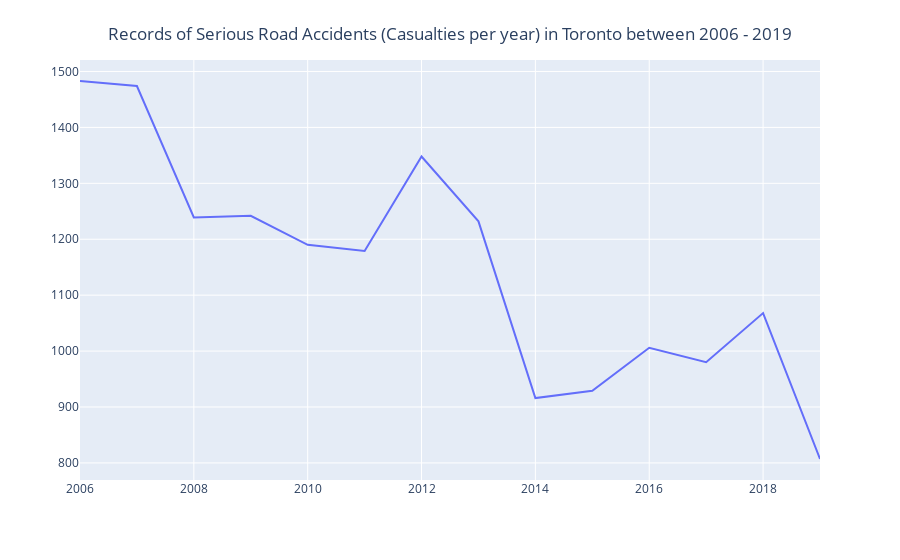

The cell this chart's notebook holds for it:
### Markdown cell above
### 1a. What is the rate of road accidents (i.e. the number of casualties) in Toronto between 2006 - 2019?
### 1b. What is the rate of the road accidents based on different Toronto Regions?

### Code cell
ACCNUM = df_clean.groupby('year')['Index_'].nunique()
#ACCNUM = df_clean['ACCNUM'].value_counts()
fig = px.line(df_clean, x = year, y = ACCNUM, labels={'x':'','y':''})
fig.update_layout(
    title={
        'text': "Records of Serious Road Accidents (Casualties per year) in Toronto between 2006 - 2019",
        'y':0.95,
        'x':0.5,
        'xanchor': 'center',
        'yanchor': 'top'})
fig.show()

### Figure 1 — Plotly figure (JSON) as saved in the notebook; plotly's stock layout.template omitted (floating-point values rounded to 4 significant figures)
{"data": [{"hovertemplate": "=%{y}<extra></extra>", "legendgroup": "", "line": {"color": "#636efa", "dash": "solid"}, "mode": "lines", "name": "", "showlegend": false, "type": "scatter", "x": [2006, 2007, 2008, 2009, 2010, 2011, 2012, 2013, 2014, 2015, 2016, 2017, 2018, 2019], "xaxis": "x", "y": [1483, 1474, 1239, 1242, 1190, 1179, 1348, 1232, 916, 929, 1006, 980, 1068, 807], "yaxis": "y"}], "layout": {"legend": {"tracegroupgap": 0}, "margin": {"t": 60}, "title": {"text": "Records of Serious Road Accidents (Casualties per year) in Toronto between 2006 - 2019", "x": 0.5, "xanchor": "center", "y": 0.95, "yanchor": "top"}, "xaxis": {"anchor": "y", "domain": [0, 1], "title": {"text": ""}}, "yaxis": {"anchor": "x", "domain": [0, 1], "title": {"text": ""}}}}
